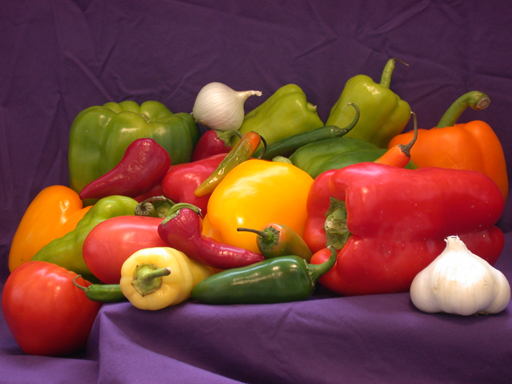
%> input picture lab06/peppers.png, 512 x 384 px
$ octave zadanie02.m   (GNU Octave 9; MATLAB toolbox functions it lacks are replaced by stand-ins)
%> lines starting %> are read from the running program, lines starting %| are printed output that depends on the picture
clc;
clear;
pkg load image;
close all;

I = imread('peppers.png');
%> I is the input picture: size 384x512x3 uint8; mean R, G, B 120.8, 66.4, 57.6
Iszum = imread('peppers(gaussian).png');
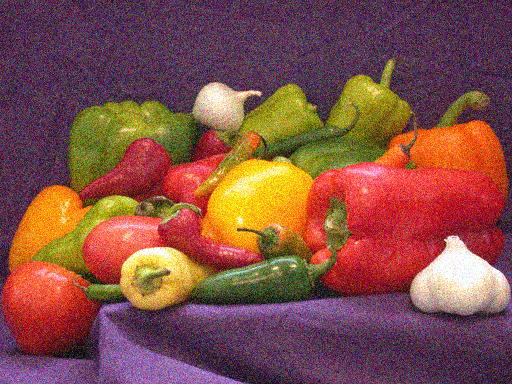
%> input picture lab06/peppers(gaussian).png, 512 x 384 px
%> Iszum is the input picture: size 384x512x3 uint8; mean R, G, B 131.7, 79.4, 71

diff_image = imabsdiff(I, Iszum);
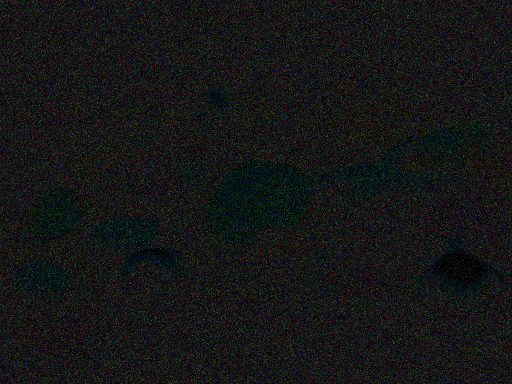
%> diff_image: size 384x512x3 uint8; mean R, G, B 20.9, 22.4, 22
figure;
imshow(diff_image);

diff_image = rgb2gray(diff_image);
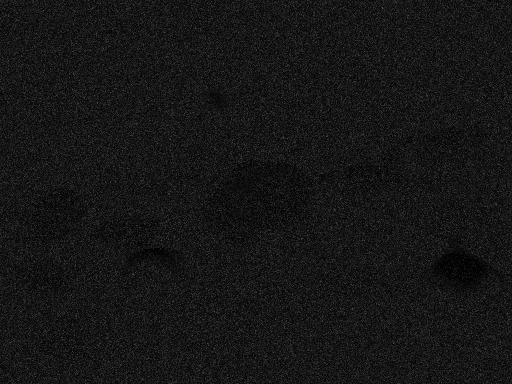
%> diff_image: size 384x512 uint8; min 0, max 89, mean 21.9

Iout = histeq(diff_image);
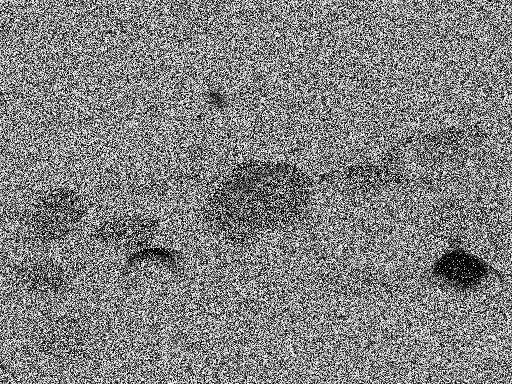
%> Iout: size 384x512 uint8; min 0, max 255, mean 128.9
figure;
imshow(Iout);
